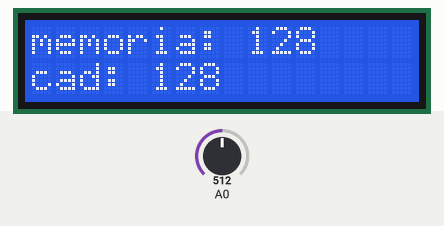
This sketch was run on a simulated Arduino Uno, built with avr-gcc and run on an emulated ATmega328P. On the bench: 16×2 character LCD. The test bench sets the inputs (shaded band); at power-on: A0 = 512. EEPROM starts erased; what the sketch prints to the serial monitor is not drawn.

Above: at 1.2 s.
1.3 s: A0 set to 716
At 1.53 s:
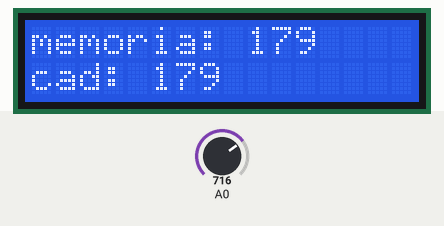
3.8 s: A0 set to 900
At 4.12 s:
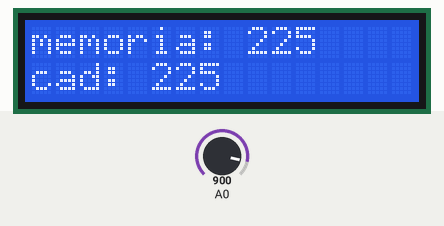
5.4 s: A0 set to 1023
At 5.74 s:
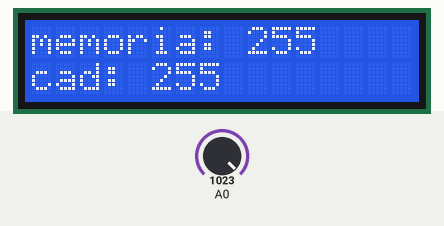

Measured:
- after the input at 1.3 s, the display: first differs from a run without the input after 0.08 s (image 1)
- after the input at 3.8 s, the display: first differs from a run without the input after 0.18 s (image 2)
- after the input at 5.4 s, the display: first differs from a run without the input after 0.20 s (image 3)

The sketch:

ejercicio_19.ino
```cpp
#include <EEPROM.h>
#include <Wire.h>
#include <LiquidCrystal_I2C.h>

// Configuración de la pantalla I2C
LiquidCrystal_I2C lcd(0x27, 16, 2); // Dirección I2C 0x27, 16 columnas y 2 filas

int i = 0; // ubicación de la memoria
int valor_cad; // variable para la conversión
int val_max; // valor máximo de rango
int val_min; // valor mínimo de rango

void setup() {
  Serial.begin(9600);  // Comunicación serial
  lcd.init(); // Inicializar la pantalla
  lcd.backlight(); // Encender la luz de fondo

  valor_cad = EEPROM.read(0);
  val_max = valor_cad + 5; // rango de error
  val_min = valor_cad - 5; // rango de error.
}

void loop() {
  int lectura_analogica = analogRead(A0) / 4; // lee y convierte valor analógico

  if (lectura_analogica > val_max || lectura_analogica < val_min) { // condición de salida de rango
    valor_cad = lectura_analogica; // actualizar valor en variable
    EEPROM.write(0, valor_cad); // escribe dato en la memoria
    val_max = valor_cad + 5; // rango max de error
    val_min = valor_cad - 5; // rango min de error
  }
    Serial.println(String("memoria: ") + String(valor_cad));
    lcd.setCursor(0,0); // ubicación en LCD
    lcd.print(String("memoria: ")+String(valor_cad)); // imprime datos

    Serial.println(String("cad: ") + String(analogRead(0)/4));
    lcd.setCursor(0,1); //ubicación en LCD
    lcd.print(String("cad: ")+String(analogRead(0)/4)); // imprime datos
    delay(300); // espera
    lcd.clear(); // borra LCD
}
```
